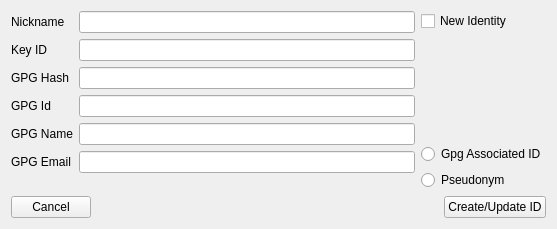
<?xml version="1.0" encoding="UTF-8"?>
<ui version="4.0">
 <class>IdEditDialog</class>
 <widget class="QWidget" name="IdEditDialog">
  <property name="geometry">
   <rect>
    <x>0</x>
    <y>0</y>
    <width>557</width>
    <height>229</height>
   </rect>
  </property>
  <layout class="QGridLayout" name="gridLayout">
   <item row="0" column="0">
    <layout class="QFormLayout" name="formLayout">
     <item row="0" column="0">
      <widget class="QLabel" name="label">
       <property name="text">
        <string>Nickname</string>
       </property>
      </widget>
     </item>
     <item row="0" column="1">
      <widget class="QLineEdit" name="lineEdit_Nickname"/>
     </item>
     <item row="1" column="0">
      <widget class="QLabel" name="label_4">
       <property name="text">
        <string>Key ID</string>
       </property>
      </widget>
     </item>
     <item row="1" column="1">
      <widget class="QLineEdit" name="lineEdit_KeyId"/>
     </item>
     <item row="4" column="0">
      <widget class="QLabel" name="label_3">
       <property name="text">
        <string>GPG Name</string>
       </property>
      </widget>
     </item>
     <item row="4" column="1">
      <widget class="QLineEdit" name="lineEdit_GpgName"/>
     </item>
     <item row="5" column="0">
      <widget class="QLabel" name="label_5">
       <property name="text">
        <string>GPG Email</string>
       </property>
      </widget>
     </item>
     <item row="5" column="1">
      <widget class="QLineEdit" name="lineEdit_GpgEmail"/>
     </item>
     <item row="6" column="1">
      <spacer name="verticalSpacer_2">
       <property name="orientation">
        <enum>Qt::Vertical</enum>
       </property>
       <property name="sizeHint" stdset="0">
        <size>
         <width>20</width>
         <height>40</height>
        </size>
       </property>
      </spacer>
     </item>
     <item row="2" column="1">
      <widget class="QLineEdit" name="lineEdit_GpgHash"/>
     </item>
     <item row="2" column="0">
      <widget class="QLabel" name="label_2">
       <property name="text">
        <string>GPG Hash</string>
       </property>
      </widget>
     </item>
     <item row="3" column="1">
      <widget class="QLineEdit" name="lineEdit_GpgId"/>
     </item>
     <item row="3" column="0">
      <widget class="QLabel" name="label_6">
       <property name="text">
        <string>GPG Id</string>
       </property>
      </widget>
     </item>
    </layout>
   </item>
   <item row="0" column="1">
    <layout class="QVBoxLayout" name="verticalLayout_2">
     <item>
      <widget class="QCheckBox" name="checkBox_NewId">
       <property name="text">
        <string>New Identity</string>
       </property>
      </widget>
     </item>
     <item>
      <spacer name="verticalSpacer">
       <property name="orientation">
        <enum>Qt::Vertical</enum>
       </property>
       <property name="sizeHint" stdset="0">
        <size>
         <width>20</width>
         <height>40</height>
        </size>
       </property>
      </spacer>
     </item>
     <item>
      <layout class="QVBoxLayout" name="verticalLayout">
       <item>
        <widget class="QRadioButton" name="radioButton_GpgId">
         <property name="text">
          <string>Gpg Associated ID</string>
         </property>
        </widget>
       </item>
       <item>
        <widget class="QRadioButton" name="radioButton_Pseudo">
         <property name="text">
          <string>Pseudonym</string>
         </property>
        </widget>
       </item>
      </layout>
     </item>
    </layout>
   </item>
   <item row="1" column="0" colspan="2">
    <layout class="QHBoxLayout" name="horizontalLayout">
     <item>
      <widget class="QPushButton" name="pushButton_Cancel">
       <property name="text">
        <string>Cancel</string>
       </property>
      </widget>
     </item>
     <item>
      <spacer name="horizontalSpacer">
       <property name="orientation">
        <enum>Qt::Horizontal</enum>
       </property>
       <property name="sizeHint" stdset="0">
        <size>
         <width>288</width>
         <height>20</height>
        </size>
       </property>
      </spacer>
     </item>
     <item>
      <widget class="QPushButton" name="pushButton_Update">
       <property name="text">
        <string>Create/Update ID</string>
       </property>
      </widget>
     </item>
    </layout>
   </item>
  </layout>
 </widget>
 <resources/>
 <connections/>
</ui>
